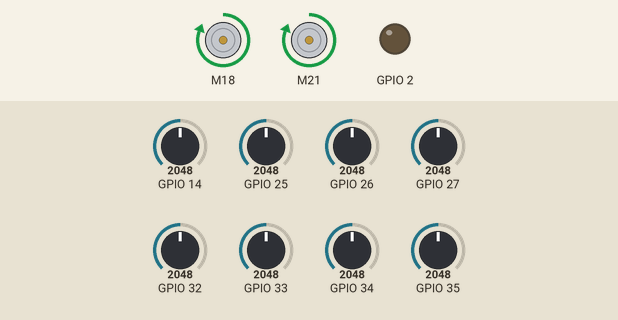
A program run on a simulated ESP32. Parts: 2 × DC motor (green arrow = forward, orange = backward, longer = faster), output pins drawn as LEDs (lit = HIGH). The inputs (shaded band) are chosen by the test bench; at power-on: GPIO 14 = 2048, GPIO 34 = 2048, GPIO 27 = 2048, GPIO 35 = 2048, GPIO 26 = 2048, GPIO 32 = 2048, GPIO 25 = 2048, GPIO 33 = 2048. What the program prints to the serial monitor is not drawn.

Above: at 2.9 s.
3.0 s: GPIO 14 set to 2866
At 3.45 s:
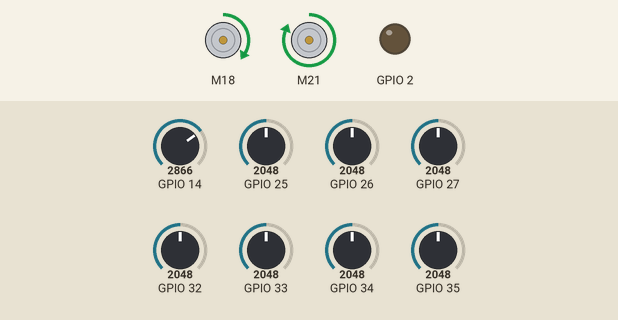
6.0 s: GPIO 34 set to 2866
At 6.25 s:
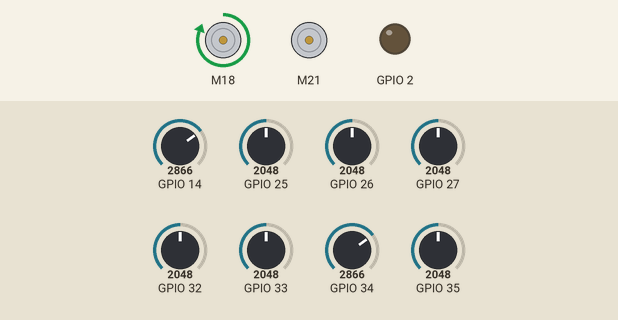
7.8 s: GPIO 27 set to 2866
At 8.6 s:
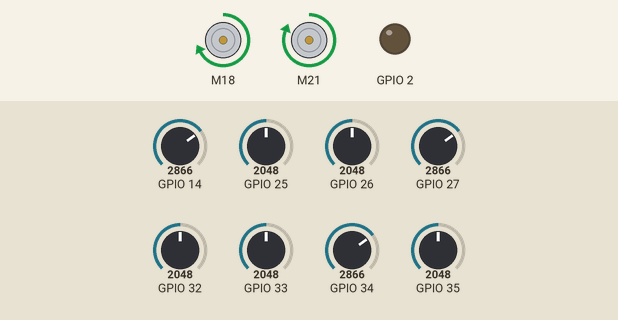
10.8 s: GPIO 35 set to 1228
13.8 s: GPIO 26 set to 2866
At 14.36 s:
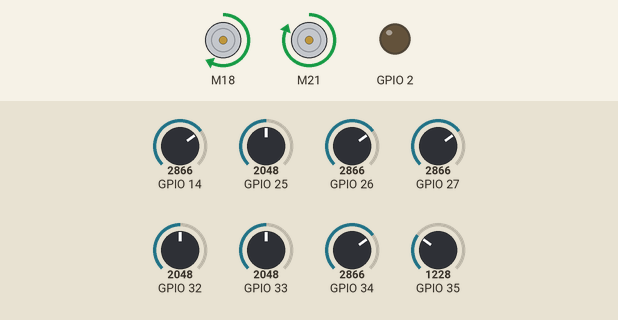
16.8 s: GPIO 32 set to 215
Timing chart, 0 to 36.2 s (numbered marks = the images above; inputs shaded):
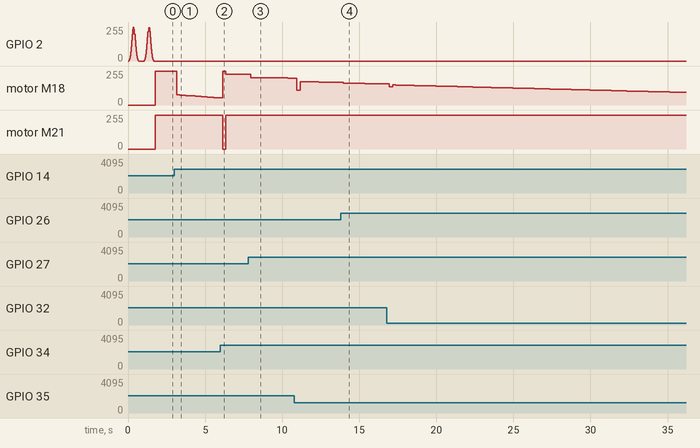

The program:

main.cpp
```cpp
#include <Arduino.h>
#include <QTRSensors.h>
#include <SparkFun_TB6612.h>
#include <TaskScheduler.h>
#include <QuickPID.h>
#include <jled.h>

#define HISTORY_SIZE 10  // Cumulative Weighted average to calculate last line detection
#define NO_LINE_COUNT 20 // How many times motor will go forward if no line is detected
// #define AGGRESSIVE_PID 1

/*
LINE Follower robot with 8 sensor array.
Sensors are placed in equal distance.

*/

auto led = JLed(2).Breathe(700).DelayAfter(300).Forever();

// Motor Pin definitions
#define AIN1 21
#define BIN1 18
#define AIN2 22
#define BIN2 5
#define PWMA 23
#define PWMB 15
#define STBY 19

const int offsetA = 1;
const int offsetB = 1;

Motor motorRight = Motor(AIN1, AIN2, PWMA, offsetA, STBY);
Motor motorLeft = Motor(BIN1, BIN2, PWMB, offsetB, STBY);

int leftMinSpeed = 0;
int rightMinSpeed = 0;
int leftMaxSpeed = 255;
int rightMaxSpeed = 255;

// Sensor definitions
const uint8_t SensorCount = 8;
uint16_t sensorValues[SensorCount];
float sensorWeights[SensorCount] = {12.5, 2.5, 0.5, 0.1, 0.1, 0.5, 2.5, 12.5};

u_int16_t readingHistory[SensorCount][HISTORY_SIZE];

QTRSensors qtr;

Scheduler runner;

int32_t lineError = 0;
u_int16_t lineThreshold = 800; // Sensor value Threshold for line detection
u_int8_t noLineCount = 0;

// PID variables
float Kp = 1;
float Ki = 0.05;
float Kd = 0.25;

#ifdef AGGRESSIVE_PID
// Aggressive PID Variables
float AggresiveKp = 4;
float AggresiveKi = 0.2;
float AggresiveKd = 1;
#endif

float setPointLeft = 0;
float inputLeft = 0;
float outputLeft = 0;

float setPointRight = 0;
float inputRight = 0;
float outputRight = 0;

float prevError = 0;
int8_t direction = 0;
uint8_t pidType = 0;

QuickPID leftPid(&inputLeft, &outputLeft, &setPointLeft, Kp, Ki, Kd, QuickPID::Action::direct);
QuickPID rightPid(&inputRight, &outputRight, &setPointRight, Kp, Ki, Kd, QuickPID::Action::direct);

int prevLeftMotorSpeed = 0;
int prevRightMotorSpeed = 0;

void readAndCalculateError();
void calculateMotorSpeed();
void setMotorSpeed();
void recordHistory();
void print();

Task readAndCalculateErrorTask(10, TASK_FOREVER, &readAndCalculateError, &runner, true);
Task calculateMotorSpeedTask(10, TASK_FOREVER, &calculateMotorSpeed, &runner, true);
Task setMotorSpeedTask(200, TASK_FOREVER, &setMotorSpeed, &runner, true);
Task recordHistoryTask(30, TASK_FOREVER, &recordHistory, &runner, true);
Task printTask(20, TASK_FOREVER, &print, &runner, true);

void print()
{

  Serial.print("LE: ");
  Serial.print(inputLeft);
  Serial.print("\t");
  Serial.print(outputLeft);
  Serial.print("\t RE:");
  Serial.print(inputRight);
  Serial.print("\t");
  Serial.print(outputRight);
  Serial.print("\t LMS: ");
  Serial.print(255 - prevLeftMotorSpeed);
  Serial.print("\t RMS: ");
  Serial.print(255 - prevRightMotorSpeed);
  Serial.print("\t\t\t");
  // Print sensor value array
  for (char i = 0; i < SensorCount; i++)
  {
    Serial.print("\t ");
    Serial.print(sensorValues[i]);
  }
  // Print line error
  Serial.print("\t\t\t");
  Serial.print(lineError);
  Serial.println();
}

u_int8_t findWhereLastLineWentFromHistory()
{
  int32_t historyLineError = 0;
  // Iterate over the last 10 history arrays
  for (int l = HISTORY_SIZE - 1; l >= 0; l--)
  {
    for (int i = 0; i < SensorCount; i++)
    {
      historyLineError += (i - 3.5) * sensorValues[i] * sensorWeights[i] * (l / 10);
    }
  }

  // If no line detection is found in the last 10 history arrays, return -1
  return historyLineError > 50 ? 1 : historyLineError < -50 ? -1
                                                            : 0;
}

/*
  Read And Calculate Error
  ----
  Get readings from sensor array and calculate error.
*/
void readAndCalculateError()
{
  // Read sensor values
  qtr.readCalibrated(sensorValues);

  // Check like exists
  bool lineExists = false;
  lineError = 0;
  // Calculate line error and direction
  for (int i = 0; i < SensorCount; i++)
  {
    lineError += (i - 3.5) * sensorValues[i] * sensorWeights[i];
    if (sensorValues[i] > lineThreshold)
    {
      lineExists = true;
    }
  }

  if (lineExists == false)
  {
    noLineCount++;
    if (noLineCount > NO_LINE_COUNT)
      lineError = findWhereLastLineWentFromHistory() * 5E4; // Expensive function - Can be cached.
  }
  else
  {
    noLineCount = 0;
  }

  // if line is only on any of sensor at end, set maximum error
  // int16_t lineErrorAbs = abs(lineError);
  // if (lineErrorAbs > 400)
  // {
  //   if (sensorValues[0] > (lineErrorAbs / 4) || sensorValues[SensorCount - 1] > (lineErrorAbs / 4))
  //   {
  //     lineError > 0 ? lineError = (1000 * SensorCount) : lineError = (-1000 * SensorCount);
  //   }
  // }
}

void recordHistory()
{
  u_int8_t count = 0;
  for (int i = 0; i < SensorCount; i++)
    if (sensorValues[i] > lineThreshold)
      count++;

  if (count == 0)
    return;

  for (int i = 0; i < SensorCount; i++)
  {
    for (int j = HISTORY_SIZE - 1; j > 0; j--)
    {
      readingHistory[i][j] = readingHistory[i][j - 1];
    }
    readingHistory[i][0] = map(sensorValues[i], 0, 1000, 0, 255);
  }
}

void setMotorSpeed()
{
  // Calculate speed for both motors.
  // If line error is negative then right motor should have higher speed than left motor and vice versa.

  // Calculate motor speed
  int leftMotorSpeed = 0;
  int rightMotorSpeed = 0;

  // TODO: find diffrence between previous error and calculate diffrence.
  // TODO: If diffrence is at peak, then set motor speed for sharp turn and decrease acceleration.

  leftMotorSpeed = outputLeft;
  rightMotorSpeed = outputRight;

  prevLeftMotorSpeed = leftMotorSpeed;
  prevRightMotorSpeed = rightMotorSpeed;

  // Drive motors with calculated motor speed

  motorLeft.drive(255 - leftMotorSpeed);
  motorRight.drive(255 - rightMotorSpeed);
}

/*
 Calculate motor speed and drive motors
*/
void calculateMotorSpeed()
{

  // Calculate motor speed from line error

  inputRight = map(lineError, 0, 50000, 0, 255);
  inputLeft = map(lineError, 0, -50000, 0, 255);

#ifdef AGGRESSIVE_PID
  (inputRight > 200) ? rightPid.SetTunings(AggresiveKp, AggresiveKi, AggresiveKd) : rightPid.SetTunings(Kp, Ki, Kd);
  (inputLeft > 200) ? leftPid.SetTunings(AggresiveKp, AggresiveKi, AggresiveKd) : leftPid.SetTunings(Kp, Ki, Kd);
#endif

  // Calculate motor speed
  rightPid.Compute();
  leftPid.Compute();
}

void setup()
{
  Serial.begin(115200);
  Serial.println("Starting...");

  qtr.setTypeRC();
  qtr.setTypeAnalog();
  qtr.setSensorPins((const uint8_t[]){34, 35, 32, 33, 25, 26, 27, 14}, SensorCount); // Sensor array connections from ESP32
  qtr.setEmitterPin(13);

  Serial.println("Calibrating...");
  for (uint8_t i = 0; i < 50; i++)
  {
    led.Update();
    qtr.calibrate();
    delay(10);
  }
  Serial.println("Calibration done.");

  led.Stop(JLed::eStopMode::FULL_OFF);

  leftPid.SetMode(QuickPID::Control::automatic);
  rightPid.SetMode(QuickPID::Control::automatic);
}

void loop()
{
  runner.execute();
}
```

Measured:
- after the input at 3.0 s, motor M18: moves from forward 255/255 to forward 53/255 over 2.8 s, starting after 0.16 s
- after the input at 6.0 s, motor M21: forward 255/255 → stopped after 0.16 s, → forward 255/255 0.20 s later
- after the input at 7.8 s, motor M18: forward 231/255 → forward 205/255 after 0.16 s, → forward 204/255 0.80 s later, → forward 203/255 0.80 s later, → forward 202/255 0.80 s later
